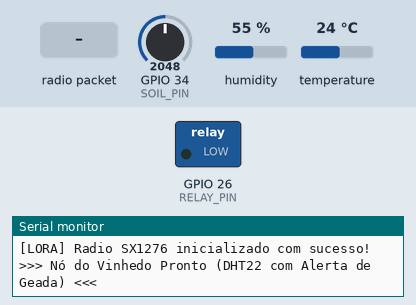
The program below on a simulated ESP32. Shown: switched loads named in the program (green lamp = pin HIGH), the last lines printed to the serial monitor. The inputs (shaded band) are chosen by the test bench; at power-on: GPIO 34 (SOIL_PIN) = 2048, humidity 55 %, temperature 24 °C. No radio packets arrive unless stated.

Above: at 1.2 s.
1.3 s: GPIO 34 (SOIL_PIN) set to 2812
2.8 s: GPIO 34 (SOIL_PIN) set to 2920
At 4.0 s:
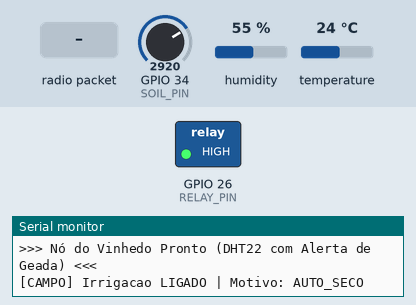
4.3 s: radio packet "CMD:" arrives
At 4.9 s:
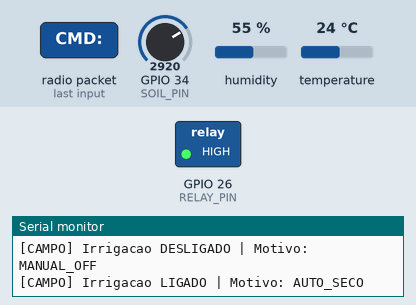
Timing chart, 0 to 7.3 s (numbered marks = the images above; inputs shaded):
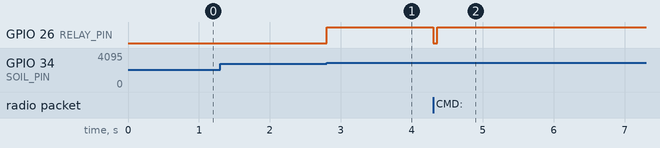

The program:

main.cpp
```cpp
#include <SPI.h>
#include <LoRa.h>
#include <DHT.h>

// =========================================================================
// CONFIGURAÇÃO DE AMBIENTE
#define SIMULACAO_WOKWI true // Mude para 'false' para o ESP32 físico real
// =========================================================================

// Definição dos Pinos LoRa (SX1276)
#define SCK_PIN   18
#define MISO_PIN  19
#define MOSI_PIN  23
#define SS_PIN    5
#define RST_PIN   14
#define DIO0_PIN  2

// Definição dos Sensores e Atuadores
#define DHTPIN        4
#define DHTTYPE       DHT22 // Sensor DHT22 (-40 °C a +80 °C)
#define SOIL_PIN      34    // Entrada Analógica (ADC1)
#define RELAY_PIN     26    // Controle do Relé da Válvula de Irrigação

// Limiares para Viticultura
const float UMIDADE_SOLO_MIN = 30.0; // Ativa irrigação em < 30%
const float UMIDADE_SOLO_MAX = 55.0; // Desliga irrigação em >= 55%
const float TEMP_ALERTA_GEADA = 2.0; // Alerta de risco de geada (<= 2 °C)

// Calibração do Sensor Capacitivo no Wokwi (Potenciômetro: 0 a 4095)
const int VALOR_SOLO_SECO = 4095;
const int VALOR_SOLO_MOLHADO = 0;

DHT dht(DHTPIN, DHTTYPE);

bool loraDisponivel = false;
bool irrigacaoAtiva = false;
bool modoManual = false;
bool alertaGeadaAtivo = false;

unsigned long ultimoEnvio = 0;
unsigned long ultimaLeituraDHT = 0;

const unsigned long INTERVALO_ENVIO = SIMULACAO_WOKWI ? 10000 : 360000;
const unsigned long INTERVALO_DHT = 2500; // Timer seguro para leitura do DHT22

float lerUmidadeSolo() {
  int leituraRaw = analogRead(SOIL_PIN);
  float porcentagem = map(leituraRaw, VALOR_SOLO_SECO, VALOR_SOLO_MOLHADO, 0, 100);
  return constrain(porcentagem, 0.0, 100.0);
}

void controlarIrrigacao(bool ligar, String motivo) {
  irrigacaoAtiva = ligar;
  digitalWrite(RELAY_PIN, irrigacaoAtiva ? HIGH : LOW);

  String statusTexto = irrigacaoAtiva ? "LIGADO" : "DESLIGADO";
  Serial.printf("[CAMPO] Irrigacao %s | Motivo: %s\n", statusTexto.c_str(), motivo.c_str());

  if (loraDisponivel) {
    String packet = "STATUS_IRRIG:" + statusTexto + " (" + motivo + ")";
    LoRa.beginPacket();
    LoRa.print(packet);
    LoRa.endPacket();
  }
}

void verificarRiscoGeada(float tempAr) {
  if (tempAr <= TEMP_ALERTA_GEADA) {
    if (!alertaGeadaAtivo) {
      alertaGeadaAtivo = true;
      Serial.printf("[PERIGO] ALERTA DE GEADA DETECTADO! Temp: %.1f °C\n", tempAr);

      if (loraDisponivel) {
        String alertPacket = "ALERTA_GEADA:" + String(tempAr, 1);
        LoRa.beginPacket();
        LoRa.print(alertPacket);
        LoRa.endPacket();
      }
    }
  } else {
    alertaGeadaAtivo = false; // Temperatura normalizada
  }
}

void enviarDadosSensores() {
  float tempAr = dht.readTemperature();
  float humAr = dht.readHumidity();
  float umidSolo = lerUmidadeSolo();

  if (isnan(tempAr) || isnan(humAr)) {
    Serial.println("[ALERTA] Falha na leitura do DHT22! Utilizando valores padrão.");
    tempAr = 25.0;
    humAr = 60.0;
  }

  verificarRiscoGeada(tempAr);

  String statusTexto = irrigacaoAtiva ? "LIGADO" : "DESLIGADO";

  // Formato compatível com o Receptor: DATA:temp,umidAr,umidSolo,status
  String payload = "DATA:" + String(tempAr, 1) + "," +
                   String(humAr, 1) + "," +
                   String(umidSolo, 1) + "," +
                   statusTexto;

  Serial.println("[CAMPO] Transmitindo payload: " + payload);

  if (loraDisponivel) {
    LoRa.beginPacket();
    LoRa.print(payload);
    LoRa.endPacket();
  }
}

void processarComandoRemoto(String comando) {
  if (comando.startsWith("CMD:")) {
    int val = comando.substring(4).toInt();
    if (val == 1) {
      modoManual = true;
      controlarIrrigacao(true, "MANUAL_ON");
    } else if (val == 0) {
      modoManual = false;
      controlarIrrigacao(false, "MANUAL_OFF");
    }
  }
}

void setup() {
  Serial.begin(115200);
  pinMode(RELAY_PIN, OUTPUT);
  digitalWrite(RELAY_PIN, LOW);

  dht.begin();

  SPI.begin(SCK_PIN, MISO_PIN, MOSI_PIN, SS_PIN);
  LoRa.setPins(SS_PIN, RST_PIN, DIO0_PIN);

  if (LoRa.begin(915E6)) {
    loraDisponivel = true;
    Serial.println("[LORA] Radio SX1276 inicializado com sucesso!");
  } else {
    Serial.println("[ALERTA] LoRa nao detectado! Executando em Modo Simulacao.");
    if (!SIMULACAO_WOKWI) {
      while (1);
    }
  }

  Serial.println(">>> Nó do Vinhedo Pronto (DHT22 com Alerta de Geada) <<<");
}

void loop() {
  // Lógica Automática de Irrigação
  if (!modoManual) {
    float umidSolo = lerUmidadeSolo();
    if (umidSolo < UMIDADE_SOLO_MIN && !irrigacaoAtiva) {
      controlarIrrigacao(true, "AUTO_SECO");
    } else if (umidSolo >= UMIDADE_SOLO_MAX && irrigacaoAtiva) {
      controlarIrrigacao(false, "AUTO_SUFICIENTE");
    }
  }

  // Verificação temporizada de geada (respeitando o tempo mínimo de amostragem do DHT22)
  if (millis() - ultimaLeituraDHT >= INTERVALO_DHT) {
    ultimaLeituraDHT = millis();
    float tempAtual = dht.readTemperature();
    if (!isnan(tempAtual)) {
      verificarRiscoGeada(tempAtual);
    }
  }

  // Envio periódico dos dados via LoRa
  if (millis() - ultimoEnvio >= INTERVALO_ENVIO) {
    ultimoEnvio = millis();
    enviarDadosSensores();
  }

  // Escuta comandos remotos vindos do Gateway
  if (loraDisponivel) {
    int packetSize = LoRa.parsePacket();
    if (packetSize) {
      String comando = "";
      while (LoRa.available()) {
        comando += (char)LoRa.read();
      }
      processarComandoRemoto(comando);
    }
  }
}
```

Measured:
- the behaviour switches between 2866 and 2867 on GPIO 34 (SOIL_PIN) (found by bisection; images 0 and 1)
- after the input at 1.3 s, every drawn part: stays the same
- after the input at 2.8 s, GPIO 26 (RELAY_PIN): LOW → HIGH at once
- after the input at 4.3 s, GPIO 26 (RELAY_PIN): HIGH → LOW at once, → HIGH 0.06 s later
